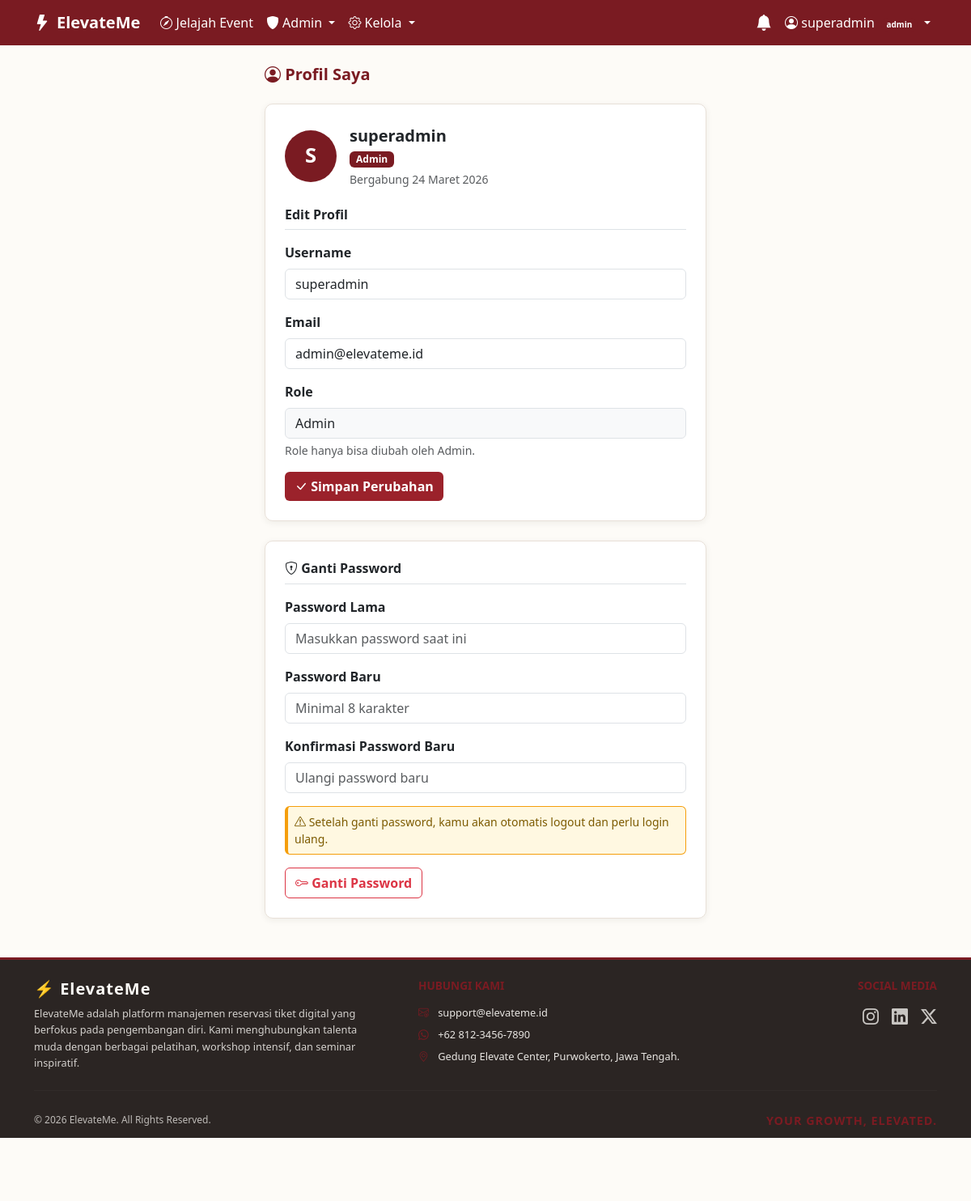
/views/auth/profile.php (signed in), run on the app's committed database.
### tables this page shows
CREATE TABLE users (
    id          INT PRIMARY KEY AUTO_INCREMENT,
    username    VARCHAR(50)  NOT NULL UNIQUE,
    password    VARCHAR(255) NOT NULL,
    email       VARCHAR(100) NOT NULL UNIQUE,
    role        ENUM('admin', 'organizer', 'attendee') NOT NULL DEFAULT 'attendee',
    created_at  TIMESTAMP DEFAULT CURRENT_TIMESTAMP
);

### classes/Database.php (called while the page is built, shortened)
<?php
class Database
{
    private static $instance = null;
    private $db;
    private function __construct()
    {
        $dsn = 'mysql:host=' . DB_HOST . ';dbname=' . DB_NAME . ';charset=' . DB_CHARSET;
        $options = [
            PDO::ATTR_ERRMODE            => PDO::ERRMODE_EXCEPTION,
            PDO::ATTR_DEFAULT_FETCH_MODE => PDO::FETCH_ASSOC,
            PDO::ATTR_EMULATE_PREPARES   => false,
        ];
        try {
            $this->db = new PDO($dsn, DB_USER, DB_PASS, $options);
        } catch (PDOException $e) {
            die('<div style="background:#7A1B22;color:#fff;padding:20px;font-family:sans-serif;">
                    <strong>Koneksi Database Gagal.</strong> Periksa konfigurasi di config/database.php.<br>
                    <small>Detail: ' . $e->getMessage() . '</small>
                 </div>');
        }
    }
    public static function getInstance()
    {
        if (self::$instance === null) {
            self::$instance = new Database();
        }
        return self::$instance;
    }
    public function getConnection()
    {
        return $this->db;
    }
}

### config/bootstrap.php (called while the page is built, shortened)
<?php
require_once BASE_PATH . '/classes/Database.php';
require_once BASE_PATH . '/classes/BaseModel.php';
require_once BASE_PATH . '/classes/Auth.php';
$auth = new Auth();
function e($string)
{
    return htmlspecialchars($string ?? '', ENT_QUOTES, 'UTF-8');
}
function tanggal_id($date_string)
{
    $bulan = [
        1=>'Januari', 2=>'Februari', 3=>'Maret', 4=>'April',
        5=>'Mei', 6=>'Juni', 7=>'Juli', 8=>'Agustus',
        9=>'September', 10=>'Oktober', 11=>'November', 12=>'Desember',
    ];
    $timestamp = strtotime($date_string);
    return date('d', $timestamp) . ' ' . $bulan[(int) date('n', $timestamp)] . ' ' . date('Y', $timestamp);
}

### classes/Auth.php (called while the page is built, shortened)
<?php
class Auth
{
    function getUserId()
    {
        return $_SESSION['user_id'] ?? null;
    }
    }

### classes/BaseModel.php (called while the page is built, shortened)
<?php
abstract class BaseModel
{
    protected $db;
    protected $table = '';
    function __construct()
    {
        $this->db = Database::getInstance()->getConnection();
    }
    function getById($id)
    {
        $stmt = $this->db->prepare(
            "SELECT * FROM {$this->table} WHERE id = :id"
        );
        $stmt->execute([':id' => $id]);
        return $stmt->fetch();
    }
}

### views/auth/profile.php (the view, shortened to what this page needs)
<?php
require_once __DIR__ . '/../../config/bootstrap.php';
$auth->requireLogin();
$user_model = new UserModel();
$user_id    = $auth->getUserId();
$user = $user_model->getById($user_id);
?>
<?php require_once __DIR__ . '/../layouts/header.php'; ?>
<div class="row justify-content-center">
    <div class="col-md-8 col-lg-6">
        <h5 class="fw-bold mb-4" style="color: var(--color-accent);">
            <i class="bi bi-person-circle"></i> Profil Saya
        </h5>
        <div class="card card-elevate p-4 mb-4">
            <div class="d-flex align-items-center gap-3 mb-4">
                <div class="rounded-circle d-flex align-items-center justify-content-center fw-bold"
                     style="width:64px;height:64px;background:var(--color-accent);color:#fff;font-size:1.6rem;flex-shrink:0;">
                    <?= strtoupper(substr($user['username'], 0, 1)) ?>
                </div>
                <div>
                    <div class="fw-bold fs-5"><?= e($user['username']) ?></div>
                    <span class="badge badge-<?= e($user['role']) ?> px-2">
                        <?= e(ucfirst($user['role'])) ?>
                    </span>
                    <div class="small text-muted mt-1">
                        Bergabung <?= tanggal_id($user['created_at']) ?>
                    </div>
                </div>
            </div>
            <h6 class="fw-semibold mb-3 border-bottom pb-2">Edit Profil</h6>
            <form method="POST" action="">
                <div class="mb-3">
                    <label class="form-label fw-semibold">Username</label>
                    <input type="text" name="username" class="form-control"
                           value="<?= e($user['username']) ?>" required>
                </div>
                <div class="mb-3">
                    <label class="form-label fw-semibold">Email</label>
                    <input type="email" name="email" class="form-control"
                           value="<?= e($user['email']) ?>" required>
                </div>
                <div class="mb-3">
                    <label class="form-label fw-semibold">Role</label>
                    <input type="text" class="form-control bg-light"
                           value="<?= e(ucfirst($user['role'])) ?>" readonly>
                    <div class="form-text">Role hanya bisa diubah oleh Admin.</div>
                </div>
                <button type="submit" name="update_profil" class="btn btn-cta fw-semibold">
                    <i class="bi bi-check-lg"></i> Simpan Perubahan
                </button>
            </form>
        </div>
        <div class="card card-elevate p-4">
            <h6 class="fw-semibold mb-3 border-bottom pb-2">
                <i class="bi bi-shield-lock"></i> Ganti Password
            </h6>
            <form method="POST" action="">
                <div class="mb-3">
                    <label class="form-label fw-semibold">Password Lama</label>
                    <input type="password" name="password_lama" class="form-control"
                           placeholder="Masukkan password saat ini" required>
                </div>
                <div class="mb-3">
                    <label class="form-label fw-semibold">Password Baru</label>
                    <input type="password" name="password_baru" class="form-control"
                           placeholder="Minimal 8 karakter" required>
                </div>
                <div class="mb-3">
                    <label class="form-label fw-semibold">Konfirmasi Password Baru</label>
                    <input type="password" name="password_konfirm" class="form-control"
                           placeholder="Ulangi password baru" required>
                </div>
                <div class="alert alert-elevate-error p-2 small mb-3" style="background:#fff8e1;border-color:#f59e0b;color:#7c5a00;">
                    <i class="bi bi-exclamation-triangle"></i>
                    Setelah ganti password, kamu akan otomatis logout dan perlu login ulang.
                </div>
                <button type="submit" name="ganti_password" class="btn btn-outline-danger fw-semibold">
                    <i class="bi bi-key"></i> Ganti Password
                </button>
            </form>
        </div>
    </div>
</div>
<?php require_once __DIR__ . '/../layouts/footer.php'; ?>

### views/layouts/header.php (style rules this page uses)
:root { --color-bg: #FDFBF7; --color-text: #2B2523; --color-accent: #7A1B22; --color-cta: #9B222B; --color-cta-hover:#7A1B22; }
body { background-color:var(--color-bg); color:var(--color-text); font-family:'Segoe UI',system-ui,sans-serif; }
html { max-width: 100vw; overflow-x: hidden; }
body { max-width: 100vw; overflow-x: hidden; }
.btn-cta { background-color:var(--color-cta); color:#fff; border:none; }
.card-elevate { border:1px solid #e8e0d8; border-radius:10px; background:#fff; box-shadow:0 2px 8px rgba(43,37,35,0.07); transition:transform 0.3s ease-in-out, box-shadow 0.3s ease-in-out; }
.badge-admin { background-color:#7A1B22; color:#fff; }
.alert-elevate-error { background:#fee2e2; border-left:4px solid #ef4444; color:#991b1b; }

### data on the page
users: username "S", username "superadmin", role "Admin", created_at "24 Maret 2026", email "admin@elevateme.id"

### other printed values
$_SESSION['username'] "superadmin"
$auth->getRole() "admin"
